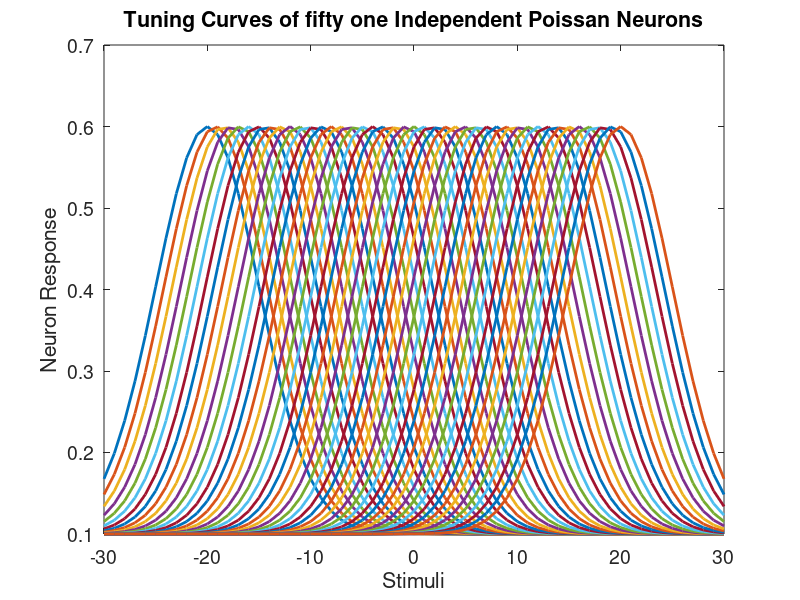

This figure's MATLAB source: (Note: this script raises an error after producing the figure.)
clear; close all; clc;
set(0,'DefaultLineLineWidth',2)	%sets the default line width to 2 
set(0,'DefaultAxesFontSize',14)	%sets the default font size for plots to 14

%% Creating the tuning curve 
g = 0.5;
b = 0.1;
sigma = 5;
s_prefvec = linspace(-20, 20, 51);
s = -30: 30;

f = NaN(length(s_prefvec),length(s));

for i = 1:length(s_prefvec)
    s_pref = s_prefvec(i);
    f(i,:)= (g*exp(-(s-s_pref).^2/2/sigma^2))+b;

end
figure;
plot(s,f);
xlabel('Stimuli')
ylabel('Neuron Response')
title('Tuning Curves of fifty one Independent Poissan Neurons') 
%% Stimulus = 0
s = 0;
f = NaN(1,length(s_prefvec));
for i = 1:length(s_prefvec)
    s_pref = s_prefvec(i);
    f(i)= (g*exp(-(s-s_pref).^2/2/sigma^2))+b;
end

rat = sum(f)/length(s_prefvec);% calculate the rate parameter
A = poissrnd(rat,[51,1000]);%generating 1000 population pattern of activity of 51 neurons
[m,n] = size(A);
%% Winner Take it all
[y,I] = max(A);
V_w = var(y);
bias_winner = sum(y)/length(y);
%% Center-of-the-mass
C = sum(A,1);
B = NaN(1, n);
for i = 1:m
    for j = 1:n
        B(j) = (sum(A(i,j).*s_prefvec(i)))/C(j);%
    end
end
V_c = var(B);
bias_center = sum(B)/length(B);

%% Maximum Likelihood Decoder

s_rat = NaN(1, j);
for j = 1:n
        r = transpose(A(1:m,j));
        myNLL = @(s) neglogL(s,r);
        init = 0;
        s_rat(j) = fminsearch(myNLL, init);
end
V_m = var(s_rat);
bias_max = sum(s_rat)/length(s_rat);


%% Winner Take it all
[y,I] = max(A);
V_w = var(y);
s_true = -5:0.5:5;
bias_w = NaN(1,length(s_true));
v_winner = NaN(1, length(s_true));
for i = 1:length(s_true)
    bias_w(i) = (sum(y)-s_true(i))/length(y);
    v_winner(i) = var(y);
end

%% Center-of-the-mass
C = sum(A,1);
B = NaN(1, n);
for i = 1:m
    for j = 1:n
        B(j) = (sum(A(i,j).*s_prefvec(i)))/C(j);%
    end
end
v_center = NaN(1,length(s_true));
bias_c = NaN(1,length(s_true));
for i = 1:length(s_true)
    bias_c(i) = (sum(B)-s_true(i))/length(B);
    v_center(i) = var(B);
end


%% Maximum Likelihood Decoder

s_rat = NaN(1, j);
for j = 1:n
        r = transpose(A(1:m,j));
        myNLL = @(s) neglogL(s,r);
        init = 0;
        s_rat(j) = fminsearch(myNLL, init);
end
v_max = NaN(1, length(s_true));
bias_m = NaN(1,length(s_true));
for i = 1:length(s_true)
    bias_m(i) = (sum(s_rat)-s_true(i))/length(s_rat);
    v_max(i) = var(s_rat);
end
figure;
plot(s_true,bias_w);
hold on
plot(s_true,bias_c);
hold on
plot(s_true,bias_m);
hold off

figure;
plot(s_true,v_winner);
hold on
plot(s_true,v_center);
hold on
plot(s_true,v_max);
hold off
%%
function output = neglogL(s,r)
g = 0.5;
b = 0.1;
sigma = 5;
s_prefvec = linspace(-20, 20, 51);
f = (g*exp(-(s-s_prefvec).^2/2/sigma^2))+b;
output = -sum(r .* log(f)) + sum(f);
end

